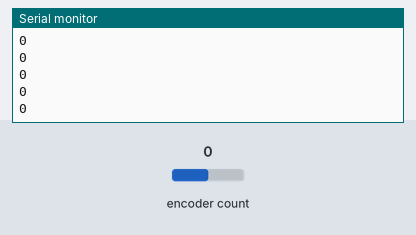
A sketch run on a simulated Arduino Uno, built with avr-gcc and run on an emulated ATmega328P. Shown: the last lines printed to the serial monitor. The inputs (shaded band) are chosen by the test bench; at power-on: encoder count 0.

Above: at 1.2 s.
1.3 s: encoder count set to 1
At 2.2 s:
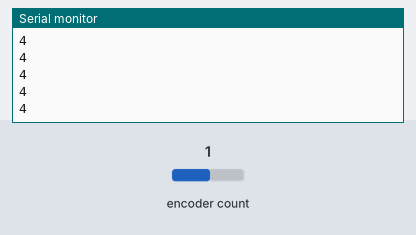
2.8 s: encoder count set to 2
At 3.6 s:
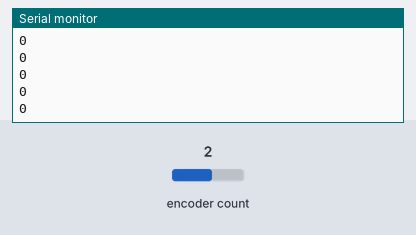
Timing chart, 0 to 5.8 s (numbered marks = the images above; inputs shaded):
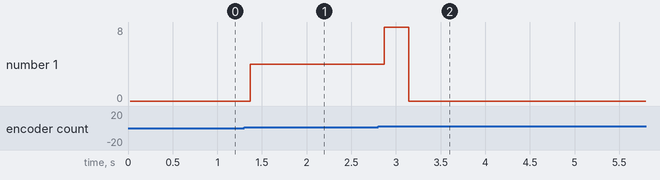

The sketch:

rotaryEncoderTest.ino
```cpp
#include <Encoder.h>

// Change these pin numbers to the pins connected to your encoder.
//   Best Performance: both pins have interrupt capability
//   Good Performance: only the first pin has interrupt capability
//   Low Performance:  neither pin has interrupt capability
Encoder knob(2,3);

void setup() {
  Serial.begin(9600);
  Serial.println("TwoKnobs Encoder Test:");
}


void loop() {
  int counter = 0;
  while (counter < 1000){
    long newPos;
    newPos = knob.read();
    Serial.println(newPos);
    counter++;
  }
  knob.write(0);

}
```

Measured:
- after the input at 1.3 s, the serial monitor: prints a new line after 0.07 s (image 1)
- after the input at 2.8 s, the serial monitor: prints a new line after 0.07 s (image 2)
- plotted number 1: 0 → 4 after the input at 1.3 s
